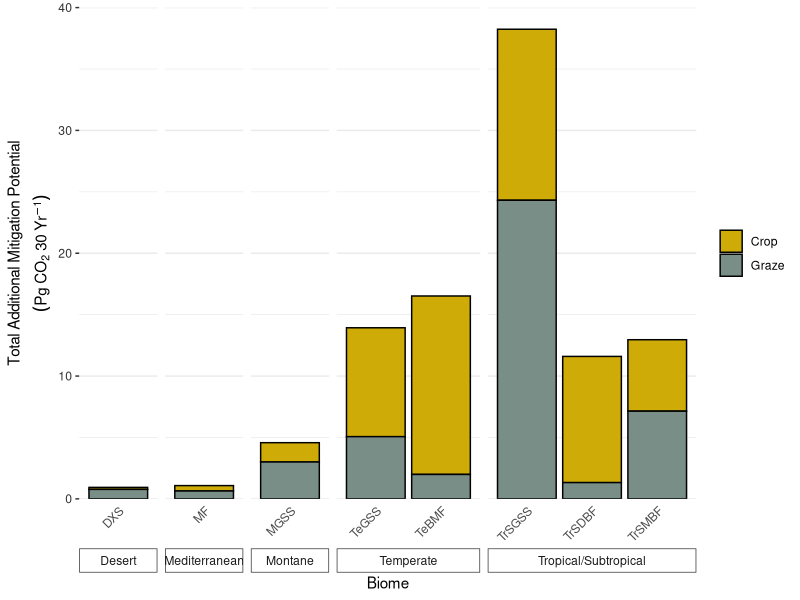
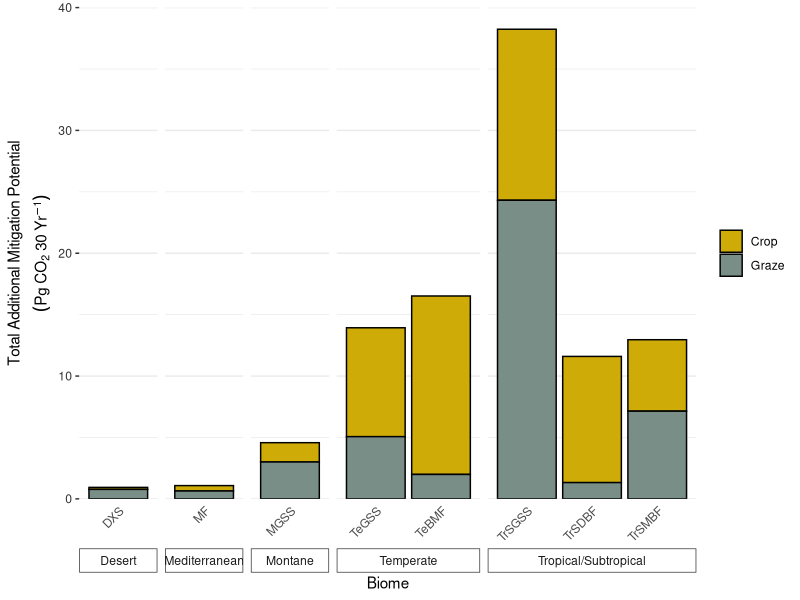

Recreate these plots in R, in order.
# ------------------------------------------------------------------------
# ------------------------------------------------------------------------
# ===============
# PROJECT NAME: Trees in Agriculture
# ===============
# Description: Create figure 6-- barplot of potential mitigation by biome
#
#
# ===============
# AUTHOR: Vivian Griffey
# Date created: 07/01/2023
# Date updated: 09/18/2023
# ===============
# load libraries
library(tidyverse)

setwd("C:/Users/vgriffey/OneDrive - Conservation International Foundation/Documents/GitHub/Trees_in_Agriculture/")
# ------------------------------------------------------------------------
# ------------------------------------------------------------------------

#results by biome then reformatted to long for ggplot
df <- read.csv("data/06_21_2023/biome_results_06212023.csv")
df_long <- reshape2::melt(df, id.vars=c("BIOME_NUM","BIOME_NAME"), measure.vars=c("Crop_TotalC_sum_MgC_30yr", "Graze_TotalC_sum_MgC_30yr"))
names(df_long) <- c("BIOME_NUM","BIOME_NAME","variable","value")

#cleaning up lots of names and abbreviations
df_long <- df_long %>% mutate(biome_abbrev = case_when(
  BIOME_NAME == "Mediterranean Forests, Woodlands & Scrub" ~"MF" ,
  BIOME_NAME == "Temperate Broadleaf & Mixed Forests" ~"TeBMF" ,
  BIOME_NAME ==  "Temperate Grasslands, Savannas & Shrublands" ~ "TeGSS",
  BIOME_NAME == "Tropical & Subtropical Dry Broadleaf Forests" ~ "TrSDBF",
  BIOME_NAME == "Tropical & Subtropical Grasslands, Savannas & Shrublands" ~ "TrSGSS",
  BIOME_NAME ==  "Tropical & Subtropical Moist Broadleaf Forests" ~ "TrSMBF",
  BIOME_NAME ==  "Deserts & Xeric Shrublands" ~ "DXS",
  BIOME_NAME ==  "Montane Grasslands & Shrublands" ~ "MGSS",
  BIOME_NAME ==  "Temperate Conifer Forests" ~ "TeCF",
  BIOME_NAME ==  "Tropical & Subtropical Coniferous Forest" ~ "TrSCF",
  BIOME_NAME ==  "Tropical & Subtropical Grasslands, Savannas, and Shrublands" ~ "TrSGSS"
))
df_long$biome_abbrev <- factor(df_long$biome_abbrev, levels=c("DXS","MF","MGSS","TeGSS","TeCF","TeBMF","TrSGSS","TrSDBF","TrSMBF"))

df_long <- df_long %>% mutate(climate=case_when(biome_abbrev=="DXS" ~ "Desert",
                                                biome_abbrev=="MF" ~ "Mediterranean",
                                                biome_abbrev=="MGSS" ~ "Montane",
                                                biome_abbrev=="TeBMF"~"Temperate",
                                                biome_abbrev=="TeGSS"~"Temperate",
                                                biome_abbrev=="TeCF" ~ "Temperate",
                                                biome_abbrev=="TrSDBF" ~ "Tropical/Subtropical",
                                                biome_abbrev=="TrSGSS" ~ "Tropical/Subtropical",
                                                biome_abbrev=="TrSMBF" ~ "Tropical/Subtropical"))

df_long <- df_long %>% mutate(forested=case_when(biome_abbrev=="MGSS" ~ "Forest",
                                                biome_abbrev=="TeBMF"~"Forest",
                                                biome_abbrev=="TeCF" ~ "Forest",
                                                biome_abbrev=="TrSDBF" ~ "Forest",
                                                biome_abbrev=="TrSMBF" ~ "Forest"))
#remove tropical coniferous forests
df_long <- subset(df_long, biome_abbrev!="TeCF")
#conversiont to Pg of CO2
df_long$value <- df_long$value/1000000000*(44/12)

#write.csv(df_long, "C:/Users/vgriffey/OneDrive - Conservation International Foundation/VivianAnalyses/figure6_outputData.csv")

theme = theme_set(theme_minimal())
ggplot(df_long, aes(x=biome_abbrev, y=value, fill=variable))+
  geom_bar(stat="identity", color="black",
           position="stack") +
   ggforce::facet_row(~climate, strip.position = "bottom", scales = "free_x",  space="free") +
  theme(axis.text.x = element_text(angle=45, hjust=1),
        legend.title=element_blank(),
        panel.grid.major.x=element_blank(),
        axis.text.y = element_text(colour="grey20"),
        axis.ticks.y= element_line(colour="grey20"),,
        axis.ticks.x=element_blank(),
        panel.background = element_blank(),
        strip.placement = "outside",
        strip.background=element_rect(color="grey20"))+
  scale_y_continuous(expand = c(0, 0), limits=c(0,40))+
  labs(x="Biome", y=expression(atop(Total~Additional~Mitigation~Potential,
                                    (Pg~CO[2]~30~Yr^{-1}))))+#parse(text=paste0("Pg", " ~CO[2]", " ~30Yr^-1")))+
  scale_fill_manual(values=c("#CEAB07", "#798E87"), labels=c("Crop","Graze"))
  

ggsave("../../../VivianAnalyses/Draft Figures/totalPotential_biome_barplot.png",width=8.5, height=7, dpi=600, bg="white")
